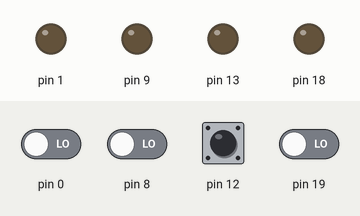
This sketch was run on a simulated Arduino Uno, built with avr-gcc and run on an emulated ATmega328P. Shown: output pins drawn as LEDs (lit = HIGH). The inputs (shaded band) are chosen by the test bench; at power-on: pin 0, pin 8, pin 12, pin 19 LOW.

Above: at 1.2 s.
1.3 s: pin 0 driven HIGH
At 2.2 s:
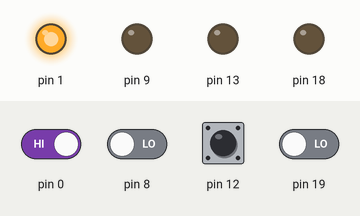
2.8 s: pin 8 driven HIGH
At 3.3 s:
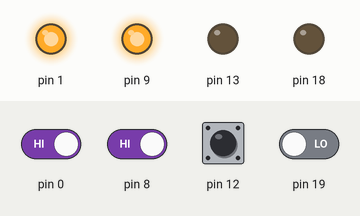
4.3 s: pin 12 pulled HIGH for 0.15 s
At 4.37 s:
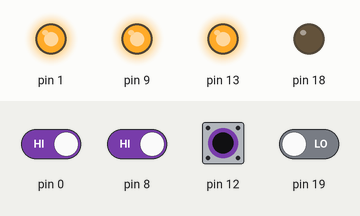
5.9 s: pin 19 driven HIGH
At 6.9 s:
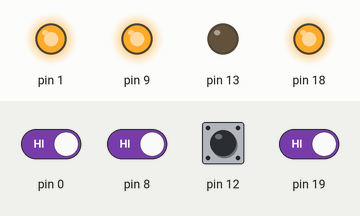
7.4 s: pin 12 pulled HIGH for 1 s
At 8.0 s:
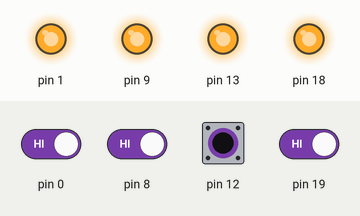
9.9 s: pin 0 driven LOW
At 11.1 s:
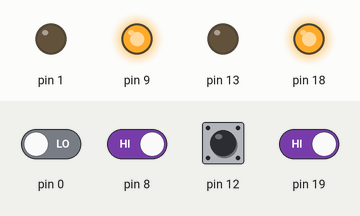
Timing chart, 0 to 12.4 s (numbered marks = the images above; inputs shaded):
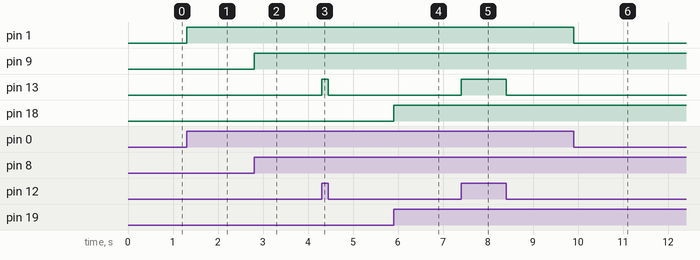

The sketch:

Lab_8.ino
```cpp
//const byte buttonPin = 12; // PB4
//const byte ledPin =  13; // PB5

int buttonState = 0;

void setup() {
  //DDRB = B00100000; // встановимо 13 пін Arduino (5 пін регістра B) як вихід, а 12 пін Arduino (4 пін регістра B) як вхід
  DDRB |= 1 << PB5; // DDRB = DDRB | (1 << 5); // pinMode(ledPin, OUTPUT);
  DDRB &= ~(1 << PB4); // DDRB = DDRB & (~(1 << 4)); // pinMode(buttonPin, INPUT);
  DDRB |= 1 << PB1;
  DDRB &= ~(1);
  DDRC &= ~(1 << PC5);
  DDRC |= (1 << PC4);
  DDRD |= (1 << PD1);
  DDRD &= ~(1 << PD0);

}

void loop() {
 // buttonState = ( PINB & (1 << PB4) ) >> PB4; // buttonState = digitalRead(buttonPin);

  ( PINB & (1 << PB4) ) >> PB4 == 1 ? PORTB |= 1 << PB5 : PORTB &= ~(1 << PB5);
  (PINB & (1 << PB0)) >> PB0 == 1 ? PORTB |= 1 << PB1 : PORTB &= ~(1 << PB1);
  (PINC & (1 << PC5)) >> PC5 == 1 ? PORTC |= 1 << PC4 : PORTC &= ~(1 << PC4);
  (PIND & (1 << PD0)) >> PD0 == 1 ? PORTD |= 1 << PD1 : PORTD &= ~(1 << PD1);
}
```

Measured:
- after the input at 1.3 s, pin 1: LOW → HIGH at once
- after the input at 2.8 s, pin 9: LOW → HIGH at once
- after the input at 4.3 s, pin 13: LOW → HIGH at once, → LOW 0.15 s later
- after the input at 5.9 s, pin 18: LOW → HIGH at once
- after the input at 7.4 s, pin 13: LOW → HIGH at once, → LOW 1.0 s later
- after the input at 9.9 s, pin 1: HIGH → LOW at once
